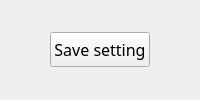
           <widget class="QWidget" name="widget_28" native="true">
            <layout class="QHBoxLayout" name="horizontalLayout_21">
             <property name="leftMargin">
              <number>0</number>
             </property>
             <property name="topMargin">
              <number>0</number>
             </property>
             <property name="rightMargin">
              <number>0</number>
             </property>
             <property name="bottomMargin">
              <number>0</number>
             </property>
             <item>
              <widget class="QWidget" name="widget_29" native="true"/>
             </item>
             <item>
              <widget class="QPushButton" name="ButtonTool_2">
               <property name="minimumSize">
                <size>
                 <width>0</width>
                 <height>35</height>
                </size>
               </property>
               <property name="maximumSize">
                <size>
                 <width>170</width>
                 <height>35</height>
                </size>
               </property>
               <property name="font">
                <font>
                 <family>Sarabun</family>
                 <pointsize>12</pointsize>
                </font>
               </property>
               <property name="text">
                <string>Save setting</string>
               </property>
               <property name="icon">
                <iconset>
                 <normaloff>../../.designer/backup/icon/icons8-save-50.png</normaloff>../../.designer/backup/icon/icons8-save-50.png</iconset>
               </property>
              </widget>
             </item>
             <item>
              <widget class="QWidget" name="widget_30" native="true"/>
             </item>
            </layout>
           </widget>
